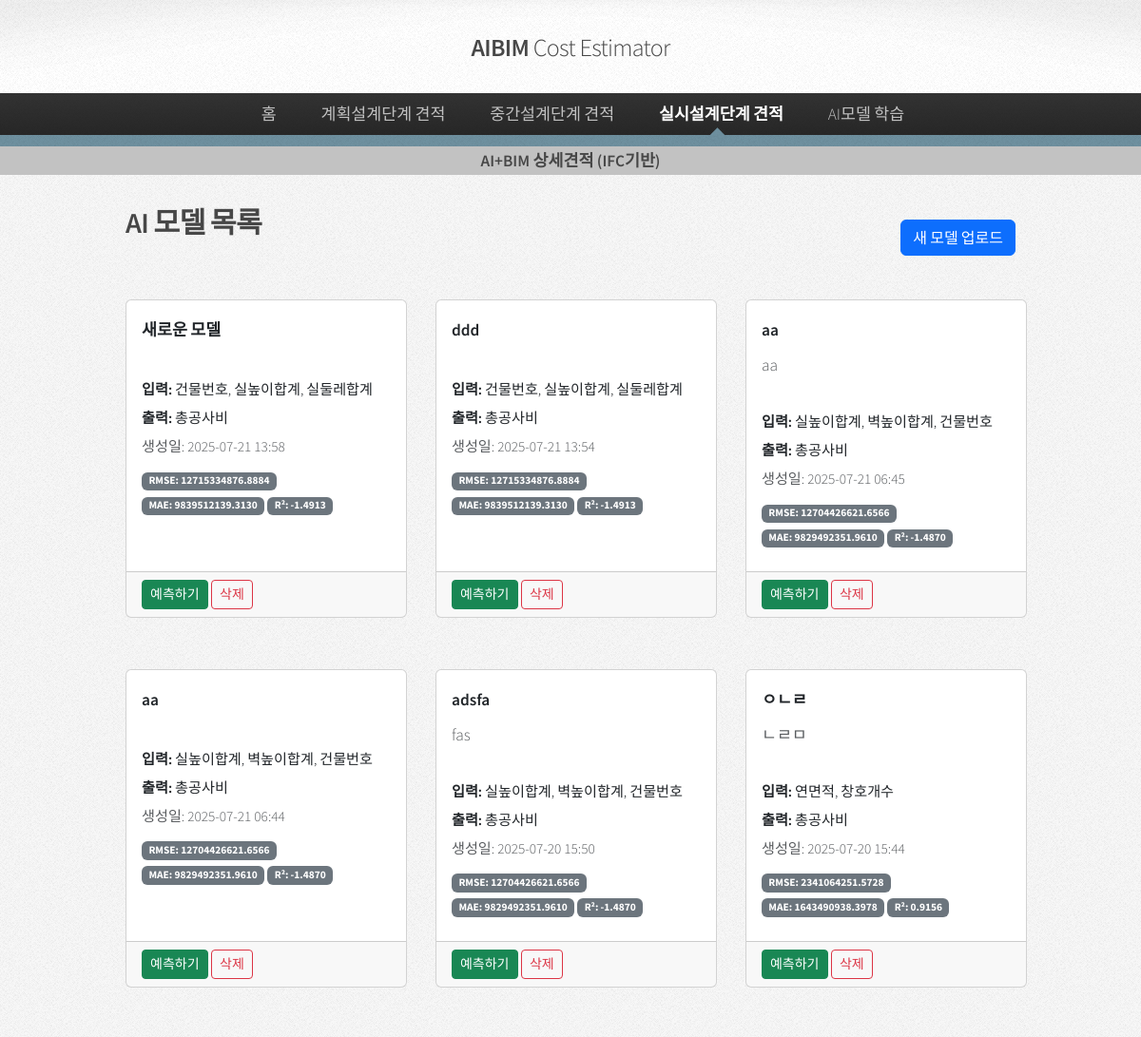
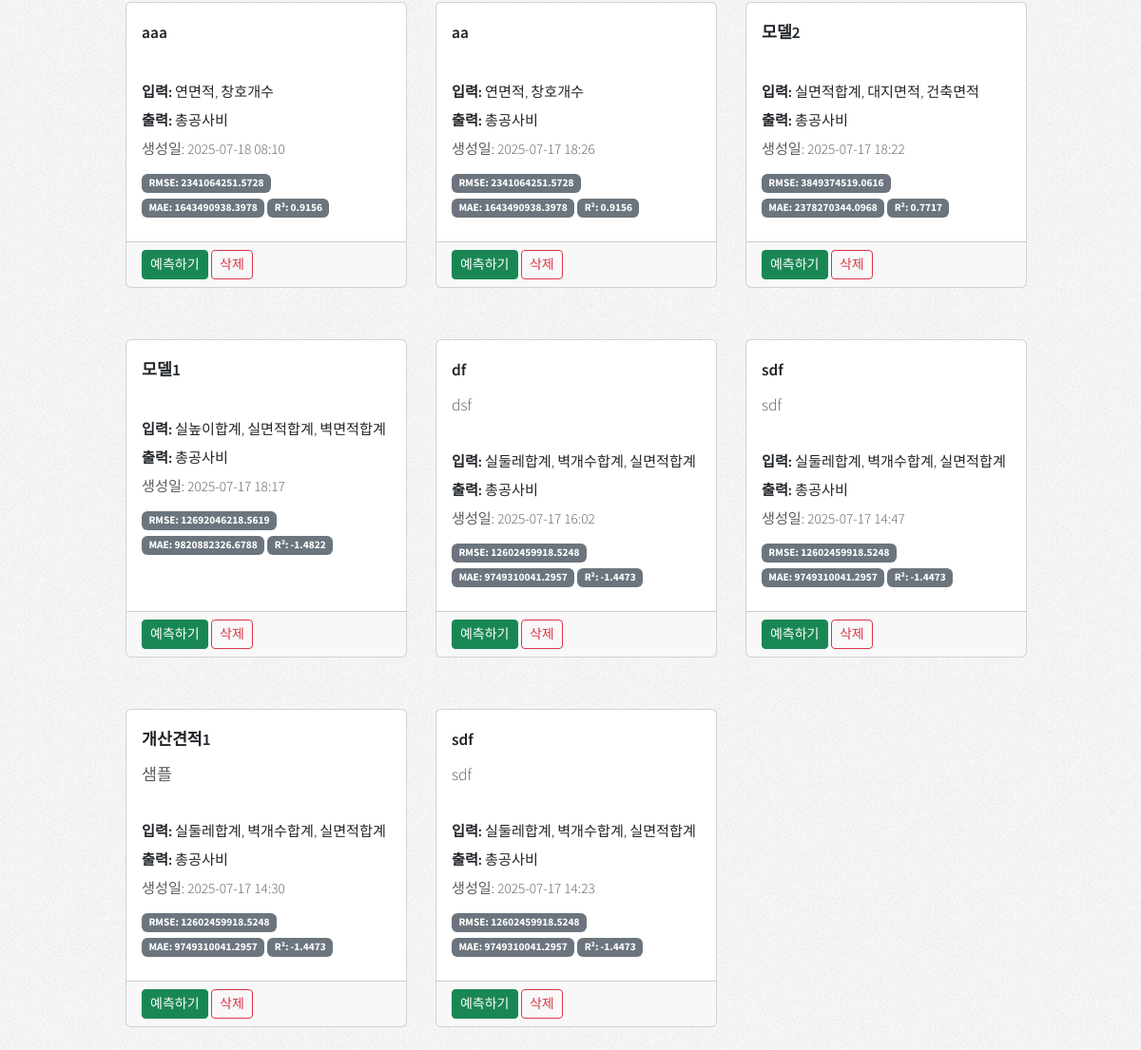
The page /ai_prediction/models/ on the database its author committed (2 pictures, top to bottom).
### ai_prediction/models.py (models this page shows, shortened)
class AIModel(models.Model):
    name = models.CharField(max_length=255)
    description = models.TextField(blank=True, null=True)
    model_file = models.FileField(upload_to='ai_models/')
    metadata = models.JSONField(default=dict)  # 메타데이터 저장
    created_at = models.DateTimeField(auto_now_add=True)
    updated_at = models.DateTimeField(auto_now=True)
    rmse = models.FloatField(null=True, blank=True)
    mae = models.FloatField(null=True, blank=True)
    r2_score = models.FloatField(null=True, blank=True)
    @property
    def input_columns(self):
        return self.metadata.get('inputColumns', [])
    @property
    def output_columns(self):
        return self.metadata.get('outputColumns', [])

### ai_prediction/views.py (the view)
# urls.py: path('models/', views.model_list, name='model_list'),
def model_list(request):
    models = AIModel.objects.all().order_by('-created_at')
    return render(request, 'ai_prediction/model_list.html', {'models': models})

### templates/ai_prediction/model_list.html (shortened to what this page needs)
{% load static %}
<!DOCTYPE html>
<html>
  <head>
    <link
      rel="stylesheet"
      href="https://cdn.jsdelivr.net/npm/bootstrap@5.3.3/dist/css/bootstrap.min.css"
    />
    <link rel="stylesheet" href="{% static 'css/main.css'%}" />
  </head>
  <body class="is-preload">
    <div id="page-wrapper">
      <div id="header">
        <h1>
          <a href="/" id="logo">AIBIM <em>Cost Estimator</em></a>
        </h1>
        <nav id="nav">
          <ul>
            <li><a href="/">홈</a></li>
            <li>
              <a href="#">계획설계단계 견적</a>
            </li>
            <li>
              <a href="#">중간설계단계 견적</a>
            </li>
            <li class="current">
              <a href="#">실시설계단계 견적</a>
            </li>
            <li>
              <a href="/ai_learning">AI모델 학습</a>
            </li>
          </ul>
        </nav>
      </div>
      <div id="nav_sub">
        <h6 class="text-center">
          <b>AI+BIM 상세견적</b> <span>(IFC기반)</span>
        </h6>
      </div>
    </div>
    <div class="container mt-4">
      <div class="d-flex justify-content-between align-items-center mb-4">
        <h2>AI 모델 목록</h2>
        <a href="{% url 'ai_prediction:model_upload' %}" class="btn btn-primary"
          >새 모델 업로드</a
        >
      </div>
      {% if models %}
      <div class="row">
        {% for model in models %}
        <div class="col-md-6 col-lg-4 mb-4">
          <div class="card h-100">
            <div class="card-body">
              <h5 class="card-title">{{ model.name }}</h5>
              <p class="card-text text-muted">
                {{ model.description|truncatewords:15 }}
              </p>
              <div class="small mb-2">
                <div class="mb-1">
                  <strong>입력:</strong> {{ model.input_columns|join:", " }}
                </div>
                <div class="mb-1">
                  <strong>출력:</strong> {{ model.output_columns|join:", " }}
                </div>
                <div class="text-muted">
                  생성일: {{ model.created_at|date:"Y-m-d H:i" }}
                </div>
              </div>
              {% if model.rmse %}
              <div class="small mb-2">
                <div class="badge bg-secondary">
                  RMSE: {{ model.rmse|floatformat:4 }}
                </div>
                <div class="badge bg-secondary">
                  MAE: {{ model.mae|floatformat:4 }}
                </div>
                <div class="badge bg-secondary">
                  R²: {{ model.r2_score|floatformat:4 }}
                </div>
              </div>
              {% endif %}
            </div>
            <div class="card-footer">
              <a
                href="{% url 'ai_prediction:prediction_page' model.id %}"
                class="btn btn-success btn-sm"
                >예측하기</a
              >
              <button
                class="btn btn-outline-danger btn-sm"
                onclick="deleteModel({{ model.id }})"
              >
                삭제
              </button>
            </div>
          </div>
        </div>
        {% endfor %}
      </div>
      {% endif %}
    </div>
  </body>
</html>

### rows shown on the page
AIModel: name "새로운 모델", input_columns "건물번호, 실높이합계, 실둘레합계", output_columns "총공사비", created_at "2025-07-21 13:58", rmse "12715334876.8884", mae "9839512139.3130", r2_score "-1.4913"
AIModel: name "ddd", input_columns "건물번호, 실높이합계, 실둘레합계", output_columns "총공사비", created_at "2025-07-21 13:54", rmse "12715334876.8884", mae "9839512139.3130", r2_score "-1.4913"
AIModel: name "aa", description "aa", input_columns "실높이합계, 벽높이합계, 건물번호", output_columns "총공사비", created_at "2025-07-21 06:45", rmse "12704426621.6566", mae "9829492351.9610", r2_score "-1.4870"
AIModel: name "aa", input_columns "실높이합계, 벽높이합계, 건물번호", output_columns "총공사비", created_at "2025-07-21 06:44", rmse "12704426621.6566", mae "9829492351.9610", r2_score "-1.4870"
AIModel: name "adsfa", description "fas", input_columns "실높이합계, 벽높이합계, 건물번호", output_columns "총공사비", created_at "2025-07-20 15:50", rmse "12704426621.6566", mae "9829492351.9610", r2_score "-1.4870"
AIModel: name "ㅇㄴㄹ", description "ㄴㄹㅁ", input_columns "연면적, 창호개수", output_columns "총공사비", created_at "2025-07-20 15:44", rmse "2341064251.5728", mae "1643490938.3978", r2_score "0.9156"
AIModel: name "aaa", input_columns "연면적, 창호개수", output_columns "총공사비", created_at "2025-07-18 08:10", rmse "2341064251.5728", mae "1643490938.3978", r2_score "0.9156"
AIModel: name "aa", input_columns "연면적, 창호개수", output_columns "총공사비", created_at "2025-07-17 18:26", rmse "2341064251.5728", mae "1643490938.3978", r2_score "0.9156"
AIModel: name "모델2", input_columns "실면적합계, 대지면적, 건축면적", output_columns "총공사비", created_at "2025-07-17 18:22", rmse "3849374519.0616", mae "2378270344.0968", r2_score "0.7717"
AIModel: name "모델1", input_columns "실높이합계, 실면적합계, 벽면적합계", output_columns "총공사비", created_at "2025-07-17 18:17", rmse "12692046218.5619", mae "9820882326.6788", r2_score "-1.4822"
AIModel: name "df", description "dsf", input_columns "실둘레합계, 벽개수합계, 실면적합계", output_columns "총공사비", created_at "2025-07-17 16:02", rmse "12602459918.5248", mae "9749310041.2957", r2_score "-1.4473"
AIModel: name "sdf", description "sdf", input_columns "실둘레합계, 벽개수합계, 실면적합계", output_columns "총공사비", created_at "2025-07-17 14:47", rmse "12602459918.5248", mae "9749310041.2957", r2_score "-1.4473"
AIModel: name "개산견적1", description "샘플", input_columns "실둘레합계, 벽개수합계, 실면적합계", output_columns "총공사비", created_at "2025-07-17 14:30", rmse "12602459918.5248", mae "9749310041.2957", r2_score "-1.4473"
AIModel: name "sdf", description "sdf", input_columns "실둘레합계, 벽개수합계, 실면적합계", output_columns "총공사비", created_at "2025-07-17 14:23", rmse "12602459918.5248", mae "9749310041.2957", r2_score "-1.4473"
